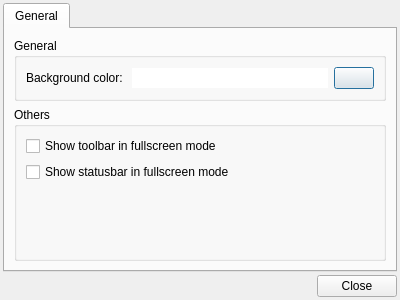
<?xml version="1.0" encoding="UTF-8"?>
<ui version="4.0">
 <class>config_dialog</class>
 <widget class="QDialog" name="config_dialog">
  <property name="windowModality">
   <enum>Qt::ApplicationModal</enum>
  </property>
  <property name="geometry">
   <rect>
    <x>0</x>
    <y>0</y>
    <width>400</width>
    <height>300</height>
   </rect>
  </property>
  <property name="windowTitle">
   <string>Pynocchio Preferences</string>
  </property>
  <property name="windowIcon">
   <iconset resource="../resource/main_window.qrc">
    <normaloff>:/icons/pynocchio_icon.png</normaloff>:/icons/pynocchio_icon.png</iconset>
  </property>
  <layout class="QVBoxLayout" name="verticalLayout_3">
   <property name="spacing">
    <number>3</number>
   </property>
   <property name="margin">
    <number>3</number>
   </property>
   <item>
    <widget class="QTabWidget" name="tabWidget">
     <property name="currentIndex">
      <number>0</number>
     </property>
     <widget class="QWidget" name="tab">
      <attribute name="title">
       <string>General</string>
      </attribute>
      <layout class="QVBoxLayout" name="verticalLayout_4">
       <item>
        <widget class="QGroupBox" name="groupBox">
         <property name="title">
          <string>General</string>
         </property>
         <layout class="QVBoxLayout" name="verticalLayout">
          <item>
           <layout class="QHBoxLayout" name="horizontalLayout">
            <item>
             <widget class="QLabel" name="label">
              <property name="text">
               <string>&lt;html&gt;&lt;head/&gt;&lt;body&gt;&lt;p&gt;Background color: &lt;/p&gt;&lt;/body&gt;&lt;/html&gt;</string>
              </property>
             </widget>
            </item>
            <item>
             <widget class="ColorLine" name="line_edit_color">
              <property name="enabled">
               <bool>true</bool>
              </property>
              <property name="sizePolicy">
               <sizepolicy hsizetype="Expanding" vsizetype="Fixed">
                <horstretch>0</horstretch>
                <verstretch>0</verstretch>
               </sizepolicy>
              </property>
              <property name="autoFillBackground">
               <bool>true</bool>
              </property>
              <property name="frame">
               <bool>false</bool>
              </property>
              <property name="readOnly">
               <bool>true</bool>
              </property>
             </widget>
            </item>
            <item>
             <widget class="QPushButton" name="background_color_button">
              <property name="icon">
               <iconset resource="../resource/main_window.qrc">
                <normaloff>:/icons/elementary3-icon-theme/categories/48/applications-painting.svg</normaloff>:/icons/elementary3-icon-theme/categories/48/applications-painting.svg</iconset>
              </property>
             </widget>
            </item>
           </layout>
          </item>
         </layout>
        </widget>
       </item>
       <item>
        <widget class="QGroupBox" name="groupBox_2">
         <property name="title">
          <string>Others</string>
         </property>
         <layout class="QVBoxLayout" name="verticalLayout_2">
          <item>
           <widget class="QCheckBox" name="show_toolbar_in_fullscreen">
            <property name="text">
             <string>Show toolbar in fullscreen mode</string>
            </property>
           </widget>
          </item>
          <item>
           <widget class="QCheckBox" name="show_statusbar_in_fullscreen">
            <property name="text">
             <string>Show statusbar in fullscreen mode</string>
            </property>
           </widget>
          </item>
          <item>
           <spacer name="verticalSpacer">
            <property name="orientation">
             <enum>Qt::Vertical</enum>
            </property>
            <property name="sizeHint" stdset="0">
             <size>
              <width>20</width>
              <height>40</height>
             </size>
            </property>
           </spacer>
          </item>
         </layout>
        </widget>
       </item>
      </layout>
     </widget>
    </widget>
   </item>
   <item>
    <layout class="QHBoxLayout" name="horizontalLayout_2">
     <item>
      <spacer name="horizontalSpacer_2">
       <property name="orientation">
        <enum>Qt::Horizontal</enum>
       </property>
       <property name="sizeHint" stdset="0">
        <size>
         <width>40</width>
         <height>20</height>
        </size>
       </property>
      </spacer>
     </item>
     <item>
      <widget class="QPushButton" name="close_button">
       <property name="text">
        <string>Close</string>
       </property>
       <property name="icon">
        <iconset resource="../resource/main_window.qrc">
         <normaloff>:/icons/elementary3-icon-theme/actions/48/dialog-cancel.svg</normaloff>:/icons/elementary3-icon-theme/actions/48/dialog-cancel.svg</iconset>
       </property>
      </widget>
     </item>
    </layout>
   </item>
  </layout>
 </widget>
 <customwidgets>
  <customwidget>
   <class>ColorLine</class>
   <extends>QLineEdit</extends>
   <header location="global">color_line.h</header>
  </customwidget>
 </customwidgets>
 <resources>
  <include location="../resource/main_window.qrc"/>
 </resources>
 <connections>
  <connection>
   <sender>close_button</sender>
   <signal>clicked()</signal>
   <receiver>config_dialog</receiver>
   <slot>close()</slot>
   <hints>
    <hint type="sourcelabel">
     <x>347</x>
     <y>276</y>
    </hint>
    <hint type="destinationlabel">
     <x>199</x>
     <y>149</y>
    </hint>
   </hints>
  </connection>
 </connections>
</ui>
